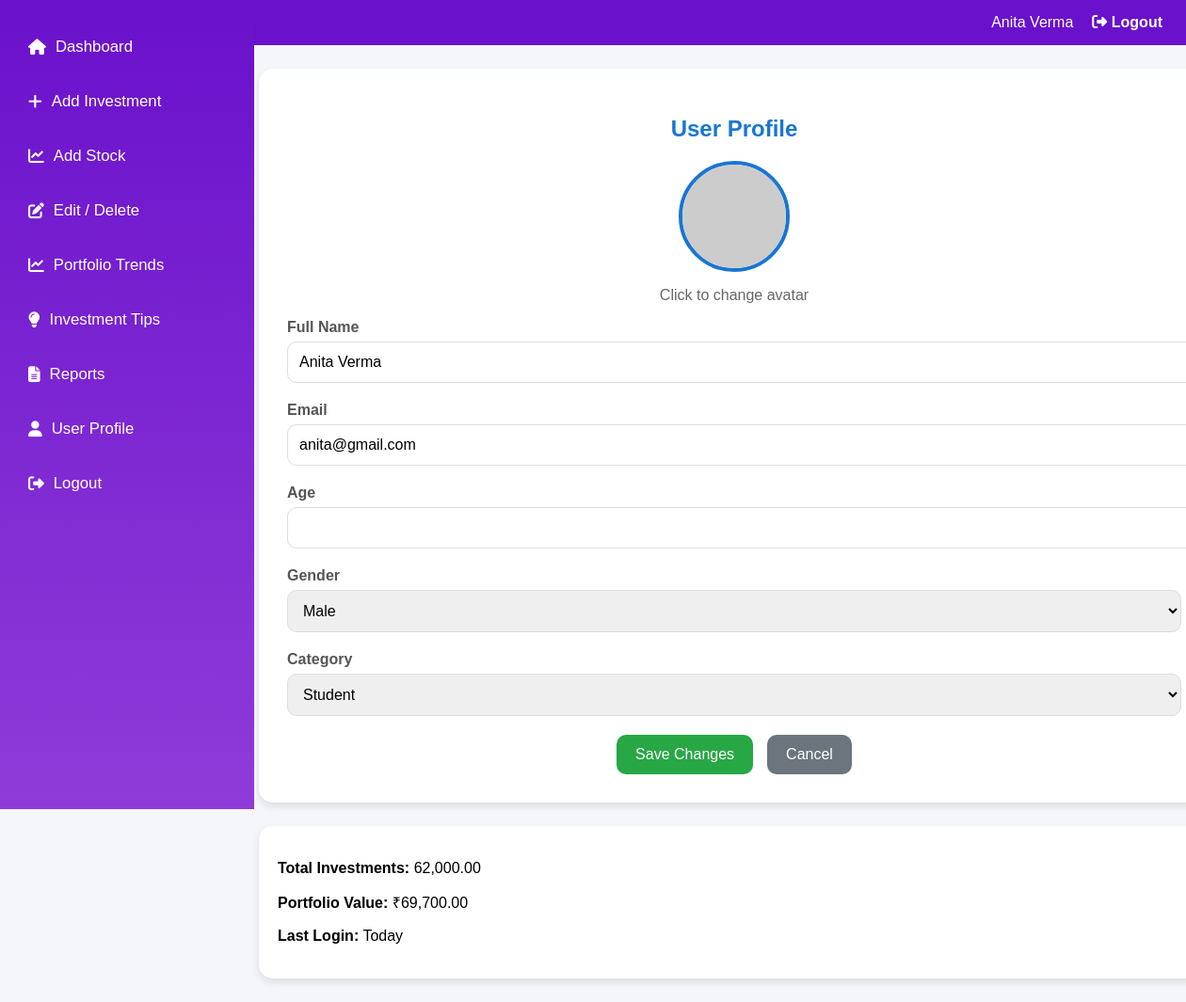
Screenshot of /user-profile-page (signed in) with the database file from the repository.
### tables this page shows
CREATE TABLE user (
    id INTEGER PRIMARY KEY AUTOINCREMENT,
    fullname TEXT,
    email TEXT,
    password TEXT,
    category TEXT
);

### app.py (the view, shortened to what this page needs)
@app.route("/user-profile-page", methods=["GET", "POST"])
def user_profile_page():
    if "user_id" not in session:
        return redirect(url_for("login_page_get"))
    user_id = session["user_id"]
    conn = get_db()
    cur = conn.cursor()
    cur.execute("SELECT * FROM user WHERE id=?", (user_id,))
    user = cur.fetchone()
    cur.execute("""
        SELECT
            IFNULL(SUM(amount),0) AS total_amount,
            IFNULL(SUM(current_value),0) AS total_current
        FROM investments
        WHERE user_id=?
    """, (user_id,))
    inv = cur.fetchone()
    investment_amount = inv["total_amount"]
    investment_value  = inv["total_current"]
    cur.execute("""
        SELECT symbol, quantity, buy_price
        FROM stocks
        WHERE user_id=?
    """, (user_id,))
    rows = cur.fetchall()
    stock_invested = 0
    stock_value = 0
    for r in rows:
        invested = r["quantity"] * r["buy_price"]
        live_price = get_live_price(r["symbol"])
        current_val = r["quantity"] * live_price
        stock_invested += invested
        stock_value += current_val
    total_investments = investment_amount + stock_invested
    portfolio_value   = investment_value + stock_value
    total_returns     = portfolio_value - total_investments
    conn.close()
    return render_template(
        "user_profile.html",
        user=user,
        total_investments=f"{total_investments:,.2f}",
        portfolio_value=f"{portfolio_value:,.2f}",
        total_returns=f"{total_returns:,.2f}"
    )

### app.py (called while the page is built)
def get_db():
    conn = sqlite3.connect("database.db")
    conn.row_factory = sqlite3.Row
    return conn

### templates/user_profile.html (shortened to what this page needs)
<!DOCTYPE html>
<html lang="en">
<head>
<link rel="stylesheet" href="https://cdnjs.cloudflare.com/ajax/libs/font-awesome/6.4.0/css/all.min.css">
</head>
<body>
    {% include "_navbar.html" %}
<div class="sidebar">
        <a href="{{ url_for('dashboard') }}">
            <i class="fas fa-home"></i> Dashboard
        </a>
        <a href="{{ url_for('add_investment_page') }}">
            <i class="fas fa-plus"></i> Add Investment
        </a>
        <a href="{{ url_for('add_stock_page') }}"
           class="{% if request.endpoint=='add_stock_page' %}active{% endif %}">
            <i class="fas fa-chart-line"></i> Add Stock
        </a>
        <a href="{{ url_for('edit_delete_page') }}">
            <i class="fas fa-edit"></i> Edit / Delete
        </a>
        <a href="{{ url_for('edit_delete_page') }}">
            <i class="fas fa-chart-line"></i> Portfolio Trends
        </a>
        <a href="{{ url_for('investment_tips_page') }}">
            <i class="fas fa-lightbulb"></i> Investment Tips
        </a>
        <a href="{{ url_for('reports_page') }}">
            <i class="fas fa-file-alt"></i> Reports
        </a>
        <a href="{{ url_for('user_profile_page') }}">
            <i class="fas fa-user"></i> User Profile
        </a>
        <a href="{{ url_for('logout') }}" class="logout">
            <i class="fas fa-sign-out-alt"></i> Logout
        </a>
    </div>
<main class="main">
    <div class="profile-card">
        <h2 style="text-align: center; color:#1976d2;">User Profile</h2>
        <img id="profileAvatar"
             src="{{ url_for('static', filename='uploads/' + user['avatar']) if user['avatar'] else 'https://via.placeholder.com/100' }}"
             class="avatar-large"
             onclick="document.getElementById('avatarInput').click()">
        <p style="text-align:center; color:#666;">Click to change avatar</p>
        <form id="profileForm" method="POST" enctype="multipart/form-data" action="/user-profile-page">
            <div class="form-group">
                <label>Full Name</label>
                <input type="text" id="name" name="fullname" value="{{ user['fullname'] }}">
            </div>
            <div class="form-group">
                <label>Email</label>
                <input type="email" id="email" value="{{ user['email'] }}" readonly>
            </div>
            <div class="form-group">
                <label>Age</label>
                <input type="number" id="age" name="age" value="{{ user['age'] if user['age'] else '' }}" min="18">
            </div>
            <div class="form-group">
                <label>Gender</label>
                <select id="gender" name="gender">
                    <option value="Male"   {% if user['gender']=='Male' %}selected{% endif %}>Male</option>
                </select>
            </div>
            <div class="form-group">
                <label>Category</label>
                <select id="category" name="category">
                    <option value="Student" {% if user['category']=='Student' %}selected{% endif %}>Student</option>
                </select>
            </div>
            <div class="buttons">
                <button type="submit" class="btn btn-save">Save Changes</button>
                <button type="button" class="btn btn-cancel" onclick="resetForm()">Cancel</button>
            </div>
        </form>
    </div>
    <div class="account-info">
        <p><strong>Total Investments:</strong> {{ total_investments }}</p>
        <p><strong>Portfolio Value:</strong> ₹{{ portfolio_value }}</p>
        <p><strong>Last Login:</strong> Today</p>
    </div>
</main>
</body>
</html>

### templates/_navbar.html
<div class="topbar" style="
    background:#6a11cb;
    padding:15px 25px;
    display:flex;
    justify-content:space-between;
    align-items:center;
    color:white;
">
    <div>
        <strong>MonthVest</strong>
    </div>
    <div style="display:flex; align-items:center; gap:20px;">
        <span>{{ session['fullname'] }}</span>
        <a href="{{ url_for('logout') }}"
           style="color:white; text-decoration:none; font-weight:600;">
            <i class="fas fa-sign-out-alt"></i> Logout
        </a>
    </div>
</div>

### templates/user_profile.html (style rules this page uses)
body { font-family: Arial, sans-serif; margin: 0; background-color: #f5f6fa; }
.sidebar { width: 230px; background: linear-gradient(180deg,#6a11cb,#8f3bd9); color: #fff; display: flex; flex-direction: column; padding: 30px 20px; height: 100vh; position: fixed; left: 0; top: 0; transition: 0.3s; }
.sidebar a { color: #fff; text-decoration: none; margin-bottom: 18px; font-size: 1.05rem; padding: 10px; border-radius: 6px; display: flex; align-items: center; transition: background 0.2s; }
.sidebar a i { margin-right: 10px; }
.main { margin-left: 250px; padding: 25px; width: calc(100% - 250px); transition: 0.3s; }
.profile-card { background: white; border-radius: 15px; padding: 30px; box-shadow: 0 4px 8px rgba(0,0,0,0.1); margin-bottom: 25px; transition: 0.3s; }
.avatar-large { width: 110px; height: 110px; border-radius: 50%; border: 4px solid #1976d2; margin: auto; display: block; cursor: pointer; transition: 0.3s; }
.form-group { margin-bottom: 20px; }
label { display: block; margin-bottom: 6px; font-weight: bold; color: #555; }
input, select { width: 100%; padding: 12px; border: 1px solid #ddd; border-radius: 10px; font-size: 16px; transition: 0.3s; }
.buttons { display: flex; justify-content: center; gap: 15px; margin-top: 20px; }
.btn { padding: 12px 20px; border: none; border-radius: 10px; font-size: 16px; cursor: pointer; transition: 0.3s; }
.btn-save { background: #28a745; color: white; }
.btn-cancel { background: #6c757d; color: white; }
.account-info { background: white; border-radius: 15px; padding: 20px; box-shadow: 0 4px 8px rgba(0,0,0,0.1); }

### rows the page displays
user: fullname "Anita Verma", email "anita@gmail.com", category "Student"

### other values shown
{{ total_investments }} "62,000.00"
{{ portfolio_value }} "69,700.00"
